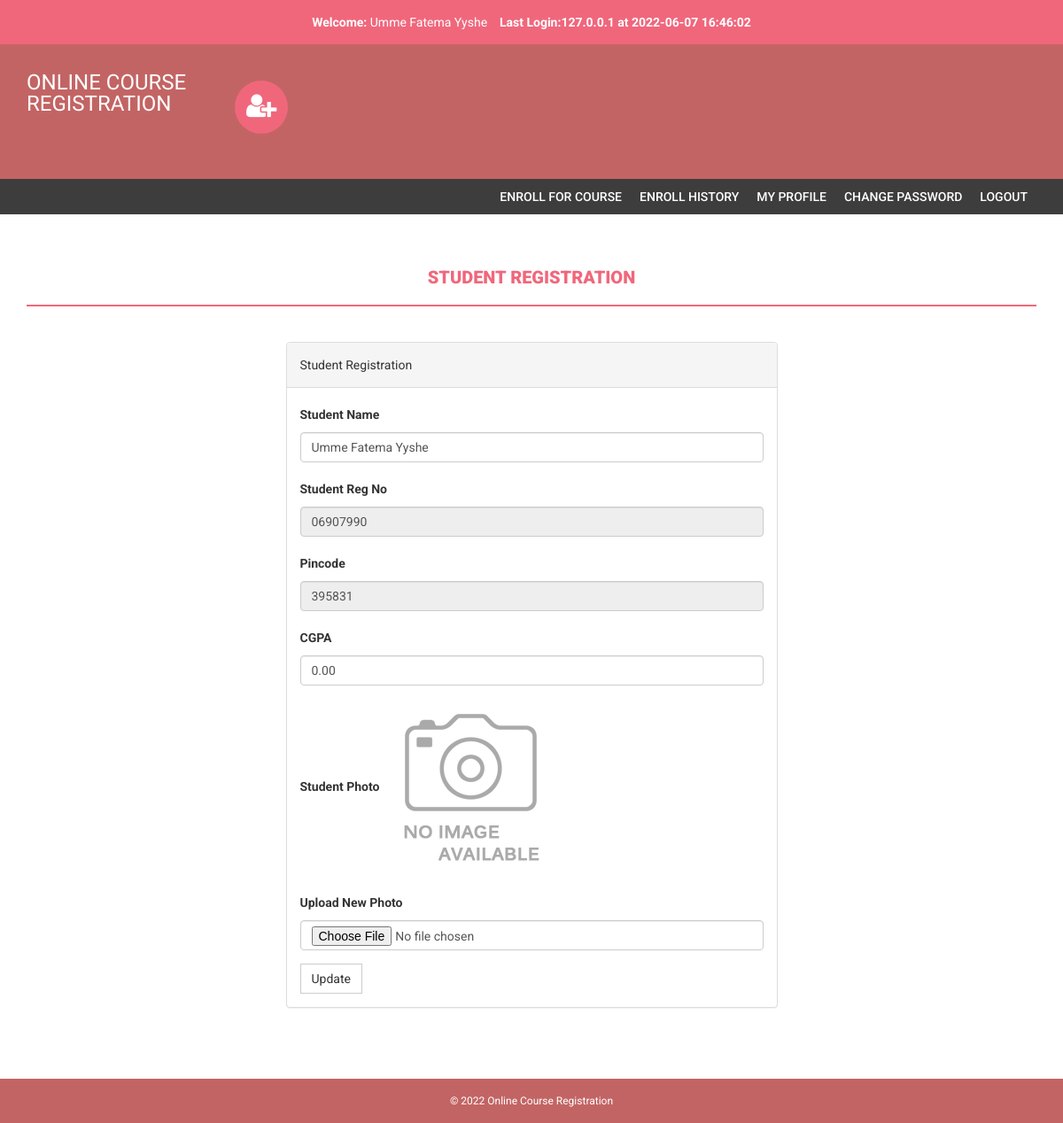
Screenshot of /my-profile.php (signed in) with the database file from the repository.
### tables this page shows
CREATE TABLE `students` (
  `StudentRegno` varchar(255) NOT NULL,
  `studentPhoto` varchar(255) DEFAULT NULL,
  `password` varchar(255) NOT NULL,
  `studentName` varchar(255) NOT NULL,
  `pincode` varchar(255) NOT NULL,
  `session` varchar(255) NOT NULL,
  `department` varchar(255) NOT NULL,
  `semester` varchar(255) NOT NULL,
  `cgpa` decimal(10,2) NOT NULL,
  `creationdate` timestamp NOT NULL DEFAULT current_timestamp(),
  `updationDate` varchar(255) NOT NULL
);

### my-profile.php (the view, shortened to what this page needs)
<?php
include('includes/config.php');
if(strlen($_SESSION['login'])==0)
    {
header('location:index.php');
}
else{
?>
<!DOCTYPE html>
<html xmlns="http://www.w3.org/1999/xhtml">
<head>
    <link href="assets/css/bootstrap.css" rel="stylesheet" />
    <link href="assets/css/font-awesome.css" rel="stylesheet" />
    <link href="assets/css/style.css" rel="stylesheet" />
</head>
<body>
<?php include('includes/header.php');?>
<?php if($_SESSION['login']!="")
{
 include('includes/menubar.php');
}
 ?>
    <div class="content-wrapper">
        <div class="container">
              <div class="row">
                    <div class="col-md-12">
                        <h1 class="page-head-line">Student Registration  </h1>
                    </div>
                </div>
                <div class="row" >
                  <div class="col-md-3"></div>
                    <div class="col-md-6">
                        <div class="panel panel-default">
                        <div class="panel-heading">
                          Student Registration
                        </div>
<?php $sql=mysqli_query($bd, "select * from students where StudentRegno='".$_SESSION['login']."'");
while($row=mysqli_fetch_array($sql))
{ ?>
                        <div class="panel-body">
                       <form name="dept" method="post" enctype="multipart/form-data">
   <div class="form-group">
    <label for="studentname">Student Name  </label>
    <input type="text" class="form-control" id="studentname" name="studentname" value="<?php echo htmlentities($row['studentName']);?>"  />
  </div>
 <div class="form-group">
    <label for="studentregno">Student Reg No   </label>
    <input type="text" class="form-control" id="studentregno" name="studentregno" value="<?php echo htmlentities($row['StudentRegno']);?>"  placeholder="Student Reg no" readonly />
  </div>
<div class="form-group">
    <label for="Pincode">Pincode  </label>
    <input type="text" class="form-control" id="Pincode" name="Pincode" readonly value="<?php echo htmlentities($row['pincode']);?>" required />
  </div>
<div class="form-group">
    <label for="CGPA">CGPA  </label>
    <input type="text" class="form-control" id="cgpa" name="cgpa"  value="<?php echo htmlentities($row['cgpa']);?>" required />
  </div>
<div class="form-group">
    <label for="Pincode">Student Photo  </label>
   <?php if($row['studentPhoto']==""){ ?>
   <img src="studentphoto/noimage.png" width="200" height="200"><?php } else {?>
   <img src="studentphoto/<?php echo htmlentities($row['studentPhoto']);?>" width="200" height="200">
   <?php } ?>
  </div>
<div class="form-group">
    <label for="Pincode">Upload New Photo  </label>
    <input type="file" class="form-control" id="photo" name="photo"  value="<?php echo htmlentities($row['studentPhoto']);?>" />
  </div>
  <?php } ?>
 <button type="submit" name="submit" id="submit" class="btn btn-default">Update</button>
</form>
                            </div>
                            </div>
                    </div>
                </div>
            </div>
        </div>
  <?php include('includes/footer.php');?>
</body>
</html>
<?php } ?>

### includes/header.php (shortened to what this page needs)
<?php
include("includes/config.php");
?>
<?php if($_SESSION['login']!="")
{?>
<header>
        <div class="container">
            <div class="row">
                <div class="col-md-12">
                    <strong>Welcome: </strong><?php echo htmlentities($_SESSION['sname']);?>
                    <strong>Last Login:<?php
        $ret=mysqli_query($bd, "SELECT  * from userlog where studentRegno='".$_SESSION['login']."' order by id desc limit 1,1");
                    $row=mysqli_fetch_array($ret);
                    echo $row['userip']; ?> at <?php echo $row['loginTime'];?></strong>
                </div>
            </div>
        </div>
    </header>
    <?php } ?>
    <div class="navbar navbar-inverse set-radius-zero">
        <div class="container">
            <div class="navbar-header">
                <a class="navbar-brand" href="#" style="color:#fff; font-size:24px;4px; line-height:24px; ">
                   ONLINE COURSE   REGISTRATION
                </a>
            </div>
            <div class="left-div">
                <i class="fa fa-user-plus login-icon" ></i>
        </div>
            </div>
        </div>

### assets/css/style.css (style rules this page uses)
body { font-family: 'Roboto', sans-serif; line-height: 30px; }
.set-radius-zero { border-radius: 0px; -moz-border-radius: 0px; -webkit-border-radius: 0px; }
.content-wrapper { margin-top: 40px; min-height: 600px; padding-bottom: 60px; }
.page-head-line { font-weight: 900; padding-bottom: 20px; border-bottom: 2px solid #F0677C; text-transform: uppercase; color: #F0677C; font-size: 20px; margin-bottom: 40px; }
.btn { border-radius: 0px; -webkit-border-radius: 0px; -moz-border-radius: 0px; }
.login-icon { height: 60px; width: 60px; padding: 13px; border-radius: 50%; font-size: 30px; margin-bottom: 20px; color: #fff; text-align: center; cursor:pointer; background-color:#F0677C; -webkit-border-radius:50%; -moz-border-radius:50%; }
header { background-color: #F0677C; color: #fff; padding: 10px; text-align: right; }
.left-div { padding-left: 30px; margin-top: 40px; margin-bottom: 30px; }
.navbar-brand { width: 250px; padding-top: 30px; }
.navbar-inverse { background-color: #C36464; border-color: transparent; }
.navbar { margin-bottom: 0px; }

### includes/footer.php (style rules this page uses)
.col-md-12 { text-align: center; }

### rows the page displays
students: studentname "Umme Fatema Yyshe", studentregno "06907990", Pincode "395831", cgpa "0.00"

### other values shown
$_SESSION['sname'] "Umme Fatema Yyshe"
$row['userip'] "127.0.0.1"
$row['loginTime'] "2022-06-07 16:46:02"
